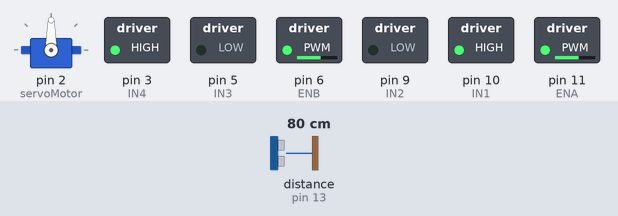
A sketch run on a simulated Arduino Uno, built with avr-gcc and run on an emulated ATmega328P. Parts: servo, switched loads named in the sketch (green lamp = pin HIGH). Wiring (inferred from the names in the program): ultrasonic range finder: trigger pin 12; echo pin 13. Dashed ring = blinking. Inputs (shaded band) come from the test bench; at power-on: distance to the obstacle (sensor on pin 13) 80 cm. The echo pulse lasts 58.3 µs per cm; pins used as bus, display or sensor lines are not drawn.

Above: at 0.71 s.
1.3 s: distance to the obstacle (sensor on pin 13) set to 24 cm
4.3 s: distance to the obstacle (sensor on pin 13) set to 20 cm
At 5.6 s:
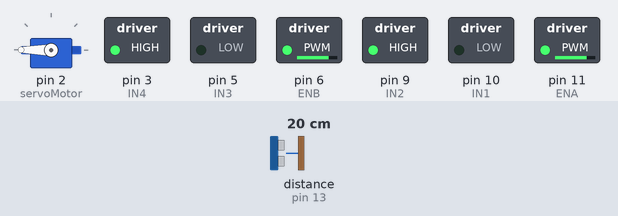
7.3 s: distance to the obstacle (sensor on pin 13) set to 2 cm
At 7.58 s:
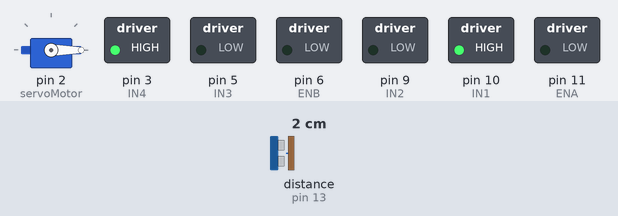
10.3 s: distance to the obstacle (sensor on pin 13) set to 18 cm
At 11.14 s:
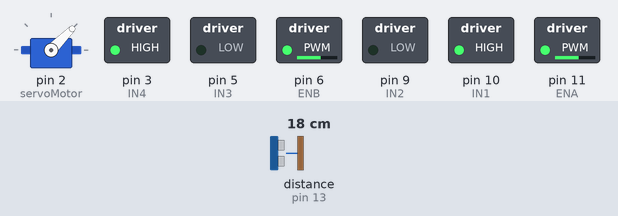
Timing chart, 0 to 14.3 s (numbered marks = the images above; inputs shaded):
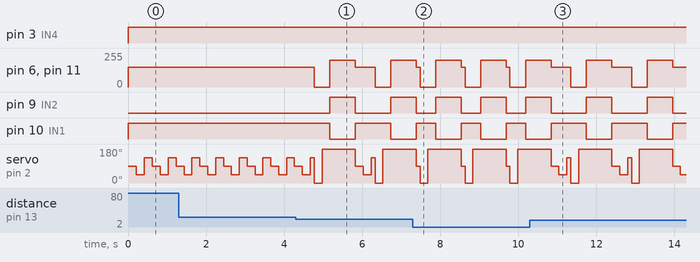

The sketch:

CARproject.ino
```cpp
#include <Servo.h>

Servo motor;


int ENA = 11;
int IN1 = 10;
int IN2 = 9;

int ENB = 6;
int IN3 = 5;
int IN4 = 3;


int trig = 12;
int echo = 13;
long duration;
int distance;


int servoMotor = 2;

void setup() {
  pinMode (servoMotor , OUTPUT);
  pinMode(ENA, OUTPUT);
  pinMode(IN1, OUTPUT);
  pinMode(IN2, OUTPUT);
  pinMode(ENB, OUTPUT);
  pinMode(IN3, OUTPUT);
  pinMode(IN4, OUTPUT);
  motor.attach(servoMotor);
  pinMode(trig,OUTPUT);
  pinMode(echo,INPUT);
  Serial.begin(9600);
}

int distanceInCm () {
  digitalWrite(trig, LOW);
  delayMicroseconds(2);
  digitalWrite(trig, HIGH);
  delayMicroseconds(10);
  digitalWrite(trig, LOW);

  duration = pulseIn(echo, HIGH);
  distance = duration * 0.034 / 2;
  delay(100);
  if (distance > 0)return distance;

}
int degree45 () {
  motor.write(90);
  int temp1 = distanceInCm ();
  if (temp1 <= 10)return 0;
  delay(100);
  motor.write(45);
  int temp2 = distanceInCm();
  if (temp2 <= 10)return 0;
  delay(100);
  motor.write(135);
  int temp3 = distanceInCm();
  if (temp3 <= 20) return 0;
  delay(100);
  return 1;
}
int degree90 () {
  analogWrite(ENA , 0);
  analogWrite(ENB , 0);
  motor.write(0);
  int temp1 = distanceInCm ();
  delay(100);
  motor.write(180);
  int temp2 = distanceInCm ();
  delay(100);
  analogWrite(ENA , 200);
  analogWrite(ENB , 200);
  if (temp1 < temp2) {
    right();
  }else {
    left();
  }

  return 0;
}
void back () {
  digitalWrite(IN1, LOW);
  digitalWrite(IN2, HIGH);
  digitalWrite(IN3, HIGH);
  digitalWrite(IN4, LOW);

}
void front () {
  digitalWrite(IN1, HIGH);
  digitalWrite(IN2, LOW);
  digitalWrite(IN3, LOW);
  digitalWrite(IN4, HIGH);

}
void left () {
  digitalWrite(IN1, LOW);
  digitalWrite(IN2, HIGH);
  digitalWrite(IN3, LOW);
  digitalWrite(IN4, HIGH);
  delay(650);
}
void right() {
  digitalWrite(IN1, HIGH);
  digitalWrite(IN2, LOW);
  digitalWrite(IN3, HIGH);
  digitalWrite(IN4, LOW);
  delay(650);
}


void loop() {
  analogWrite(ENA , 150);
  analogWrite(ENB , 150);
  motor.write(0);
  front();
  int d = degree45 ();
  if (d == 0) {
    analogWrite(ENA , 0);
    analogWrite(ENB , 0);
    degree90 ();
  }
}
```

Measured:
- the behaviour switches between 22 and 21 cm on distance to the obstacle (sensor on pin 13) (found by bisection; images 0 and 1)
- after the input at 4.3 s, pin 6 (ENB), pin 11 (ENA): 150/255 → 0/255 after 0.47 s, → 200/255 0.40 s later, → 150/255 0.65 s later, → 0/255 0.51 s later, … (5 changes in this stretch); pin 9 (IN2): LOW → HIGH after 0.87 s, → LOW 0.65 s later, → HIGH 0.91 s later; pin 10 (IN1): HIGH → LOW after 0.87 s, → HIGH 0.65 s later, → LOW 0.91 s later
- after the input at 7.3 s, pin 9 (IN2): alternates HIGH for 0.65 s and LOW for 0.50 s, starting after 0.59 s; pin 10 (IN1): alternates HIGH for 0.50 s and LOW for 0.65 s, starting after 0.59 s
- after the input at 10.3 s, pin 9 (IN2): alternates HIGH for 0.65 s and LOW for 0.91 s, starting after 1.4 s; pin 10 (IN1): alternates HIGH for 0.91 s and LOW for 0.65 s, starting after 1.4 s
- by itself, servo on pin 2 (servoMotor): repeats every 1.6 s: 45° 0.20 s, 135° 0.10 s, 0° 0.20 s, 180° 0.85 s, 90° 0.20 s
